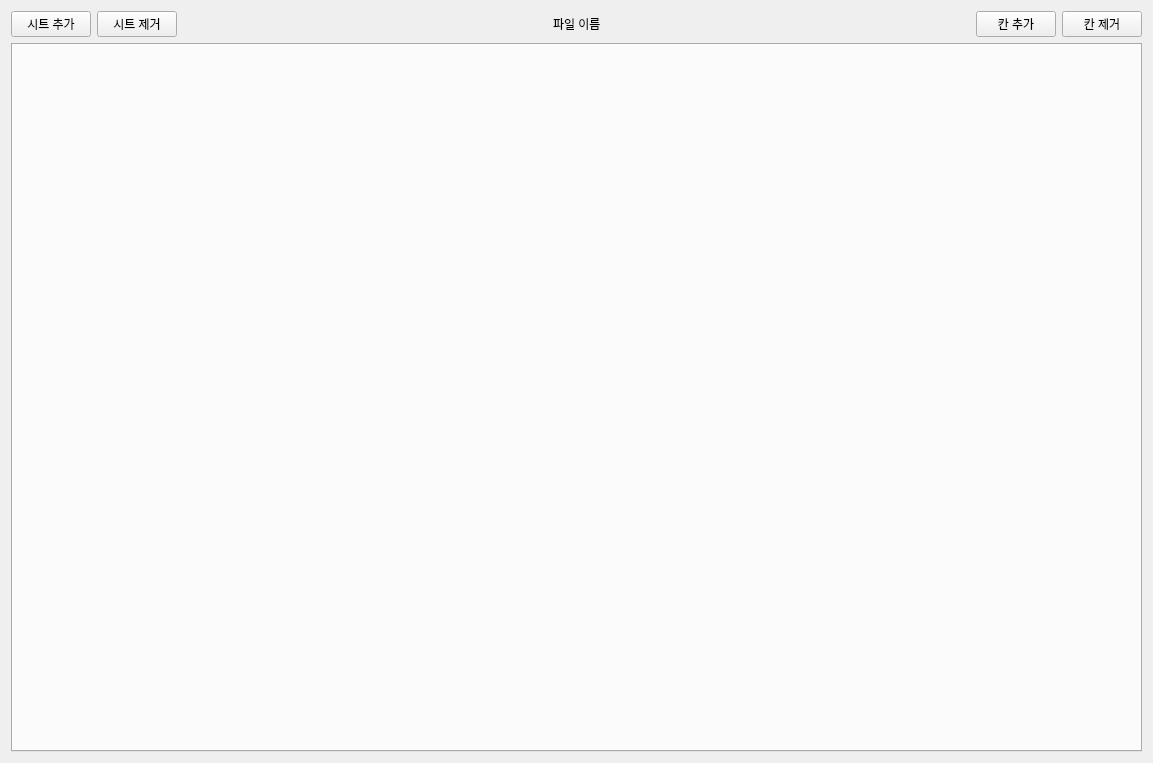
<?xml version="1.0" encoding="UTF-8"?>
<ui version="4.0">
 <class>Form</class>
 <widget class="QWidget" name="Form">
  <property name="geometry">
   <rect>
    <x>0</x>
    <y>0</y>
    <width>1153</width>
    <height>763</height>
   </rect>
  </property>
  <property name="windowTitle">
   <string>Form</string>
  </property>
  <layout class="QGridLayout" name="gridLayout">
   <item row="0" column="4">
    <spacer name="horizontalSpacer_2">
     <property name="orientation">
      <enum>Qt::Horizontal</enum>
     </property>
     <property name="sizeHint" stdset="0">
      <size>
       <width>40</width>
       <height>20</height>
      </size>
     </property>
    </spacer>
   </item>
   <item row="0" column="6">
    <widget class="QPushButton" name="removeCell_pushButton">
     <property name="text">
      <string>칸 제거</string>
     </property>
    </widget>
   </item>
   <item row="0" column="3">
    <widget class="QLabel" name="fileName_label">
     <property name="text">
      <string>파일 이름</string>
     </property>
    </widget>
   </item>
   <item row="0" column="1">
    <widget class="QPushButton" name="removeSheet_pushButton">
     <property name="text">
      <string>시트 제거</string>
     </property>
    </widget>
   </item>
   <item row="0" column="5">
    <widget class="QPushButton" name="addCell_pushButton">
     <property name="text">
      <string>칸 추가</string>
     </property>
    </widget>
   </item>
   <item row="0" column="2">
    <spacer name="horizontalSpacer">
     <property name="orientation">
      <enum>Qt::Horizontal</enum>
     </property>
     <property name="sizeHint" stdset="0">
      <size>
       <width>40</width>
       <height>20</height>
      </size>
     </property>
    </spacer>
   </item>
   <item row="0" column="0">
    <widget class="QPushButton" name="addSheet_pushButton">
     <property name="text">
      <string>시트 추가</string>
     </property>
    </widget>
   </item>
   <item row="1" column="0" colspan="7">
    <widget class="QTabWidget" name="workSpace_tabWidget">
     <property name="enabled">
      <bool>true</bool>
     </property>
     <property name="autoFillBackground">
      <bool>false</bool>
     </property>
     <property name="tabShape">
      <enum>QTabWidget::Rounded</enum>
     </property>
     <property name="currentIndex">
      <number>-1</number>
     </property>
    </widget>
   </item>
  </layout>
 </widget>
 <resources/>
 <connections/>
</ui>
